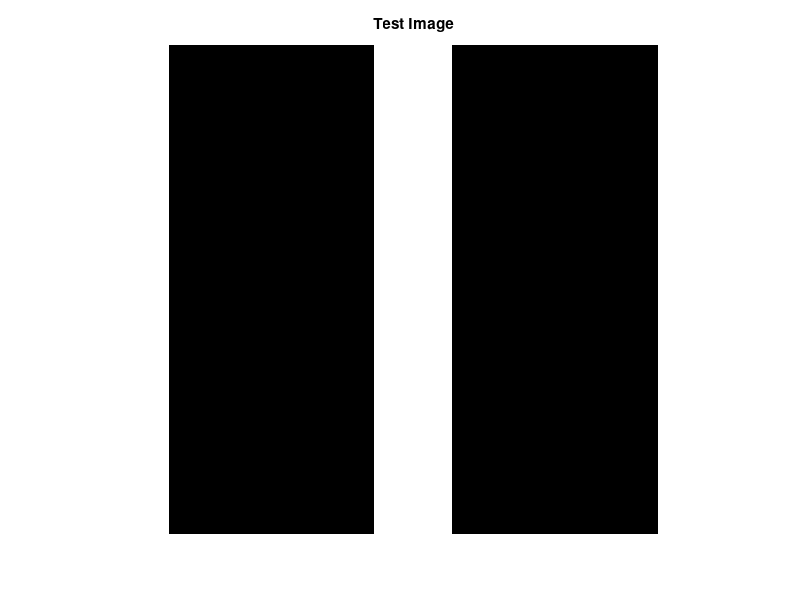
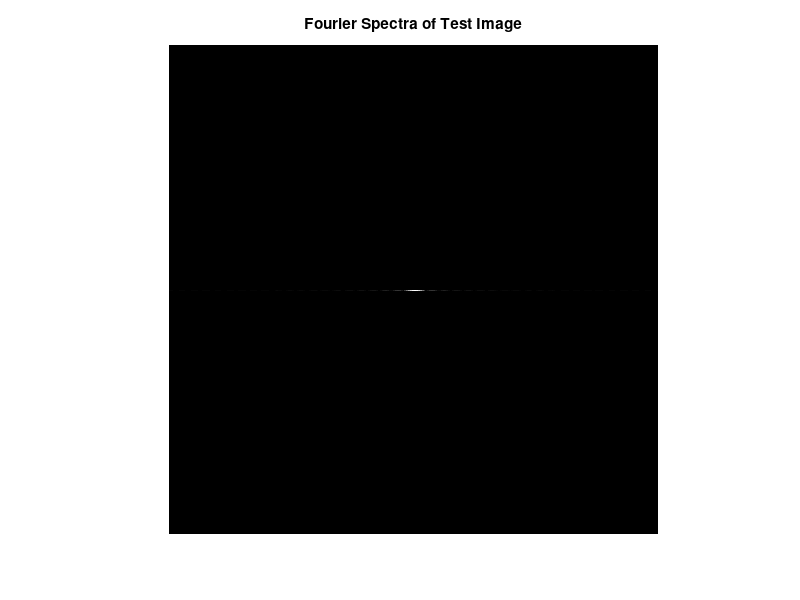
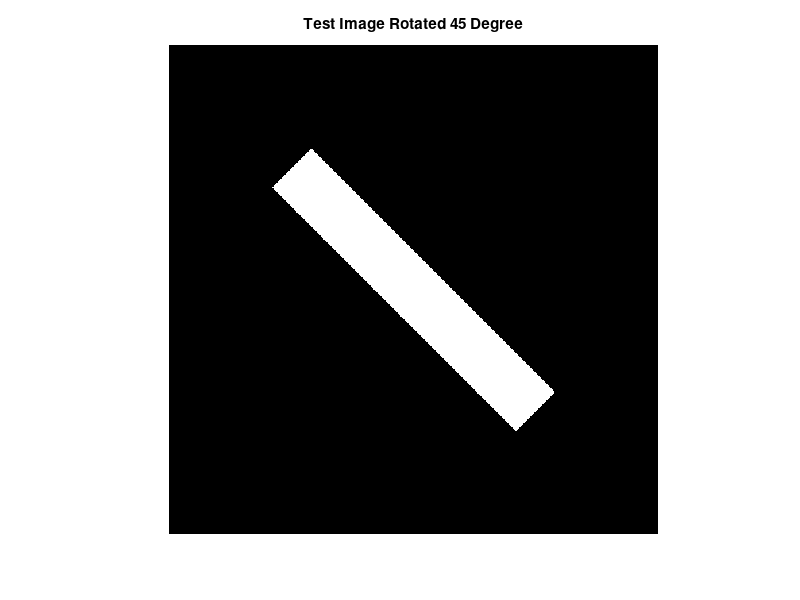
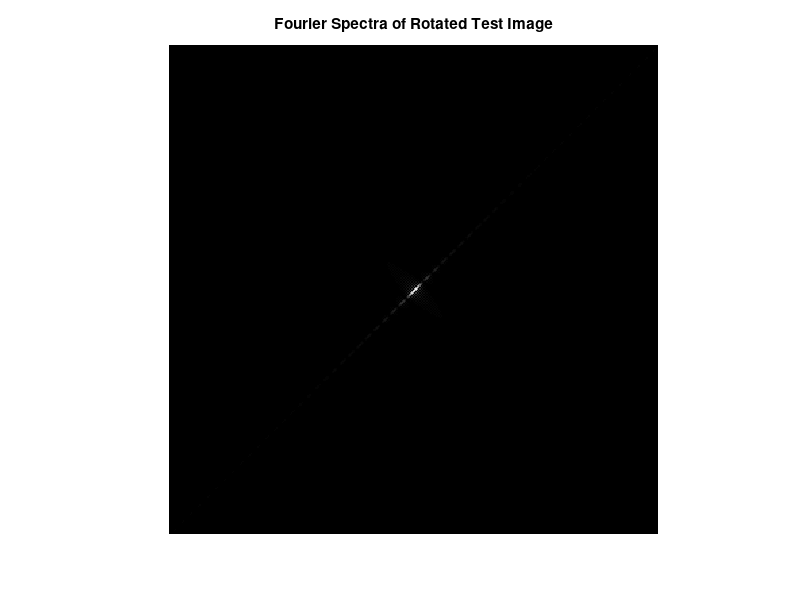

Source code (MATLAB) for these figures, in order: (Note: this script raises an error after producing the figures.)
clc;
clear all;
close all;
%% Fourier Analysis
f=zeros(256, 256);
f(:,108:148)=1;

figure(1);
imshow(f, []); title('Test Image');

f_tf = fft2(f);
f_tf = abs(fftshift(f_tf));
figure(2);
imshow(f_tf, []); title('Fourier Spectra of Test Image');

f_r = imrotate(f, 45);
figure(3);
imshow(f_r, []); title('Test Image Rotated 45 Degree');

r_tf = abs(fftshift(fft2(f_r)));
figure(4)
imshow(r_tf, []); title('Fourier Spectra of Rotated Test Image')


lena = imread('lena.tiff');
figure(5)
imshow(lena); title('Original Lena Image');
lena = rgb2gray(lena);
lena_tf = fftshift(fft2(lena));
lena_amp = abs(lena_tf);
lena_phase = lena_tf./lena_amp;

i_lena_amp = log(abs(ifft2(ifftshift(lena_amp))));
i_lena_phase = ifft2(ifftshift(lena_phase));

figure(6)
imshow(i_lena_amp, []); title('Reconstructed Lena with Amplitude');

figure(7)
imshow(i_lena_phase, []); title('Reconstructed Lena with Phase');

%% Noise Reduction in the Frequency Domain
lena_intensity = im2double(lena);
lena_noisy = imnoise(lena_intensity,'gaussian',0,0.005);

figure(8)
imshow(lena_noisy); title('Noisy Lena');

lena_noisy_log = log(abs(fftshift(fft2(lena_noisy))));
figure(9)
imshow(lena_noisy_log, []); title('Log Fourier Spectra of Lena with Gaussian Noise');

lena_tf_log = log(lena_amp);
figure(10)
imshow(lena_tf_log,[]); title('Log Fourier Spectra of Original Lena');

lena_noisy_tf=fftshift(fft2(lena_noisy));
% Create an image of a white circle with radius r=60
r = 60;
h = fspecial('disk', r); h(h>0)=1;
% Create a black image
[height, width] = size(lena);
h_freq = zeros(height, width);
% Center the circle onto the black image
h_freq(height/2-r:height/2+r,width/2-r:width/2+r)=h;
% Create and plot Fourier Spectra of the low-pass filter
h_freq_tf=abs(fftshift(fft2(h_freq)));
figure(11)
imshow(h_freq_tf, []); title('Fourier Spectra of Low-Pass Filter, r=60');

filtered_noisy_lena = lena_noisy_tf.*h_freq;
filtered_noisy_lena_ift = abs(ifft2(ifftshift(filtered_noisy_lena)));
figure(12)
imshow(filtered_noisy_lena_ift, []); title('Denoised Lena with Low-Pass, r=60');
% PSNR
psnr_60 = psnr(filtered_noisy_lena_ift,lena_intensity)

% Create an image of a white circle with radius r=20
r = 20;
h = fspecial('disk', r); h(h>0)=1;
% Create a black image
[height, width] = size(lena);
h_freq = zeros(height, width);
% Center the circle onto the black image
h_freq(height/2-r:height/2+r,width/2-r:width/2+r)=h;
% Create and plot Fourier Spectra of the low-pass filter
h_freq_tf=abs(fftshift(fft2(h_freq)));
figure(13)
imshow(h_freq_tf, []); title('Fourier Spectra of Low-Pass Filter, r=20');

filtered_noisy_lena = lena_noisy_tf.*h_freq;
filtered_noisy_lena_ift = abs(ifft2(ifftshift(filtered_noisy_lena)));
figure(14)
imshow(filtered_noisy_lena_ift, []); title('Denoised Lena with Low-Pass, r=20');
% PSNR
psnr_20 = psnr(filtered_noisy_lena_ift,lena_intensity)

% Gaussian low-pass filter kernel with sigma=60
g_filter = fspecial('gaussian', height, 60);
g_filter_max = max(g_filter, [], 'all');
g_filter_norm = g_filter ./ g_filter_max;
figure(15)
imshow(g_filter_norm); title('Gaussian Low-Pass Filter Kernel, sigma=60');

% Perform Fourier Transform on Gaussian Filter
g_ft = fft2(g_filter_norm);
g_ft_shift = fftshift(abs(g_ft));
figure(16)
imshow(g_ft_shift, []);
title('Fourier Spectra of Gaussian');

% Question: Do we need to perform Fourier Transform on the filter?
g_filtered_noisy = lena_noisy_tf.*g_filter_norm;
g_filtered_noisy_ift = abs(ifft2(ifftshift(g_filtered_noisy)));
figure(17)
imshow(g_filtered_noisy_ift, []); title('Denoised Lena with Gaussian Low-Pass Filter');
%PSNR
psnr_G = psnr(g_filtered_noisy_ift,lena_intensity)

%% Filter Design
frequnoisy = imread('frequnoisy.tif');
figure;
imshow(frequnoisy); title('Original Frequnoisy.tif');
[M,N]=size(frequnoisy);
F=fft2(im2double(frequnoisy)); % taking the fast fourier transform of the image
F=fftshift(F);
log_F = log(abs(F));
figure(18)
imshow(log_F, []); title('Fourier Spectra of Frequnoisy Image');
NF = ones(size(F,1),size(F,2));

NF(65,65)=0;
NF(193,193)=0;
NF(139,153)=0;
NF(119,105)=0;
figure(19)
imshow(NF); title('Notch Filter');
G = F.*NF;
G=ifftshift(G);
g=real(ifft2(double(G)));
figure(20)
imshow(g,[ ]); title('Denoised Image');

